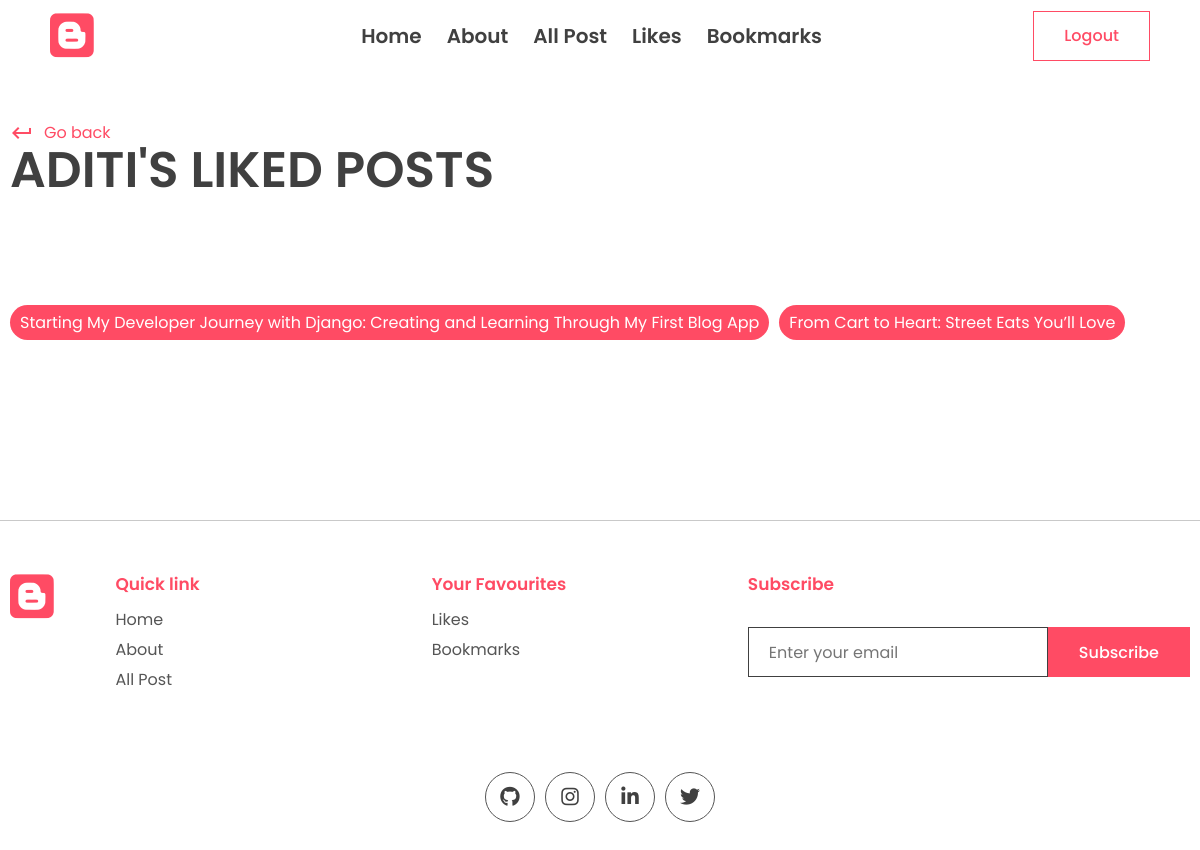
/all_liked_posts (signed in), run on the app's committed database.
### app/models.py (models this page shows, shortened)
class Post(models.Model):
    title=models.CharField(max_length=200)
    content=models.TextField()
    last_updated=models.DateTimeField(auto_now=True)
    slug=models.SlugField(max_length=200,unique=True)
    image=models.ImageField(null=True,blank=True,upload_to="images/")
    tags=models.ManyToManyField(Tag,blank=True,related_name='post')
    view_count=models.IntegerField(null=True,blank=True)
    is_featured=models.BooleanField(default=False)
    author=models.ForeignKey(User,on_delete=models.CASCADE,null=True,blank=True)
    bookmarks=models.ManyToManyField(User,related_name="bookmarks",default=None,blank=True)
    likes=models.ManyToManyField(User,related_name="post_like",default=None,blank=True)

### app/views.py (the view)
# urls.py: path('all_liked_posts',views.all_liked_posts,name='all_liked_posts')
def all_liked_posts(request):
    all_liked_posts =Post.objects.filter(likes=request.user)
    context={'all_liked_posts':all_liked_posts}
    return render(request,'app/all_liked_posts.html',context)

### app/templates/app/all_liked_posts.html (shortened to what this page needs)
{% extends "base.html" %}
{% block content %}
  <div class="container">
    <div class="page-top">
      <div class="top flex">
        <div class="page-name">
          <a href="{% url 'index'  %}" class="learn">
            <span class="material-icons"> keyboard_return </span> Go back
          </a>
          <h1>{{user.first_name}}'s liked posts</h1>
        </div>
      </div>
    </div>
  </div>
</main>
<section class="sp">
  <div class="container">
    <div class="blog-tags">
    {% for post in all_liked_posts %}
    <p class="tag">
      <a style="color: white;" href="{% url 'post_page' post.slug %}">{{post.title}}</a>
    </p>
    {% endfor %}
  </div>
  </div>
</section>
{% endblock content %}

### app/static/app/style.css (style rules this page uses)
* { margin: 0; padding: 0; box-sizing: border-box; text-decoration: none; border: none; outline: none; list-style: none; font-family: "Poppins", sans-serif; color: var(--black); }
:root { --red: #ff4b64; --black: #404040; --des: #555555; --shadow: #ffffff1a 0px 1px 1px 0px inset, #32325d40 0px 50px 100px -20px, #0000004d 0px 30px 60px -30px; --shadow2: rgba(17, 12, 46, 0.084) 0px 48px 100px 0px; }
html { font-size: 62.5%; }
.container { max-width: 1220px; margin: auto; padding: 0 10px; }
p, a { font-size: 1.6rem; color: var(--des); }
.sp { padding: 8rem 0; }
.learn { display: flex; align-items: center; gap: 1rem; color: var(--red); margin-top: 2rem; }
.learn span { color: #ff4b64; }
.tag { position: absolute; bottom: 1rem; left: 1rem; background: var(--red); color: white; border-radius: 5rem; padding: 0.5rem 1rem; font-size: 1.2rem; }
.page-name h1 { font-size: 5rem; text-transform: uppercase; font-weight: 600; line-height: 5rem; }
.flex { display: flex; align-items: flex-end; justify-content: space-between; }
.blog-tags .tag { position: unset; width: fit-content; }
.blog-tags { display: flex; align-items: center; flex-wrap: wrap; gap: 1rem; margin-top: 3rem; }
p a { color: var(--red); }

### data on the page
Post: title "Starting My Developer Journey with Django: Creating and Learning Through My First Blog App"
Post: title "From Cart to Heart: Street Eats You’ll Love"

### other printed values
{{ user.first_name }} "ADITI"
